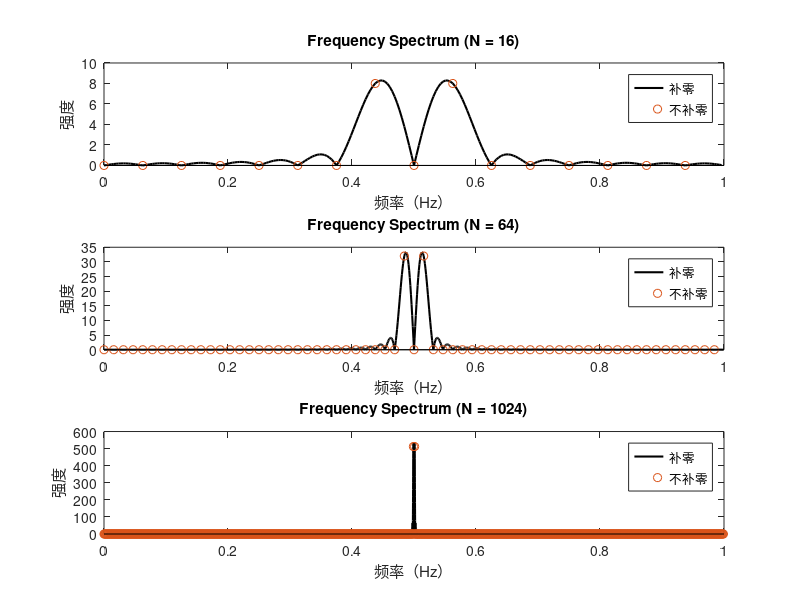

The MATLAB script that drew this image:
N = [16, 64, 1024]; % 输入的N值

for i = 1:length(N)
    n = transpose(0:N(i)-1); % 构造序列的离散时间标签
    y = sin((2*pi*n)/N(i)); % 构造序列

    Y = fft(y, N(i)); % 计算N点DFT
    Y = [Y(N(i)/2+1:end); Y(1:N(i)/2)];

    % 补零的FFT
    r = 16;
    yn2 = fft(y, N(i)*r); % 计算N点DFT
    yn2 = [yn2(N(i)*r/2+1:end); yn2(1:N(i)*r/2)];

    % 绘制频谱图
    f = (0:N(i)-1)*(1/N(i)); % 构造频率轴
    f2 = (0:N(i)*r-1)*(1/(N(i)*r)); % 构造频率轴

    magnitude = abs(Y); % 计算幅度谱


    % 创建子图并绘制幅度谱
    subplot(length(N), 1, i);

    plot(f2, abs(yn2),'color','black','linewidth',1.5); hold on
    stem(f, magnitude,'color',[0,118,168]/255,'linewidth',1.5,'linestyle','none');
    
    title(['Frequency Spectrum (N = ', num2str(N(i)), ')']);
    xlabel('频率（Hz）');
    ylabel('强度');

    legend('补零', '不补零', 'Location', 'NorthEast');
end
